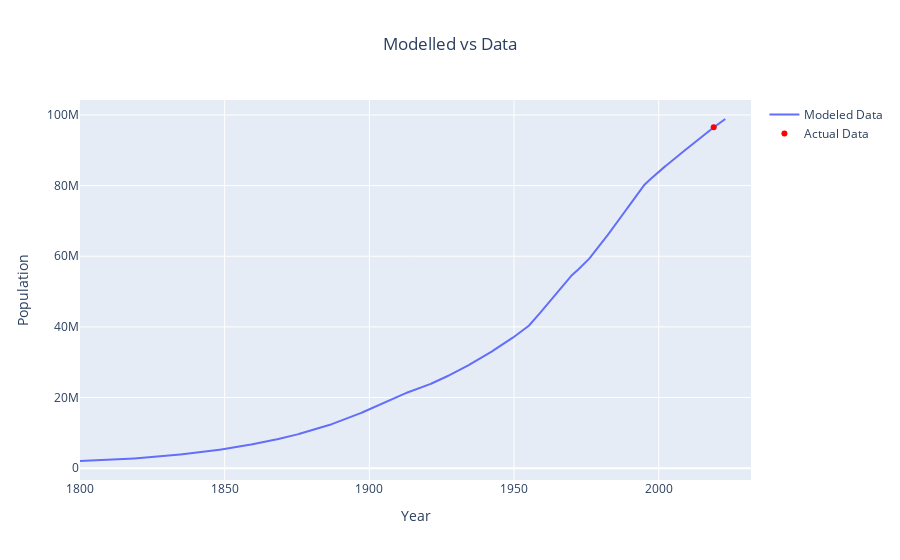

The notebook cell saved with this chart:
### Markdown cell above
### Outputs

### Code cell
plot_model_vs_actual(
    derived_df_0, targets['pop'], "total_population", "Population", "Modelled vs Data"
)

### Figure 1 — Plotly figure (JSON) as saved in the notebook; plotly's stock layout.template omitted (floating-point values rounded to 4 significant figures; data arrays with more than 128 entries replaced by an {"elided": "..."} marker saying what was removed)
{"data": [{"mode": "lines", "name": "Modeled Data", "type": "scatter", "x": {"elided": "2231 float values"}, "y": {"elided": "2231 float values"}}, {"marker": {"color": "red"}, "mode": "markers", "name": "Actual Data", "type": "scatter", "x": [2019], "y": [96484000]}], "layout": {"title": {"text": "Modelled vs Data", "x": 0.5}, "xaxis": {"title": {"text": "Year"}}, "yaxis": {"title": {"text": "Population"}}}}
